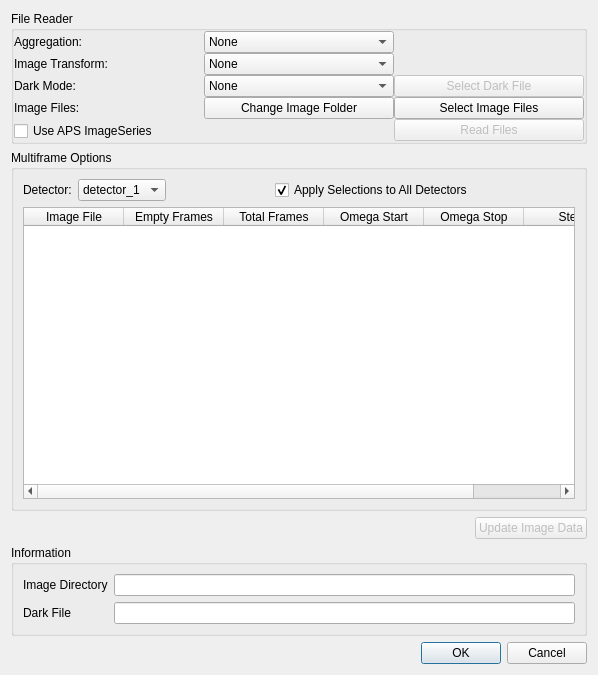
<?xml version="1.0" encoding="UTF-8"?>
<ui version="4.0">
 <class>HEDMImportToolDialog</class>
 <widget class="QDialog" name="HEDMImportToolDialog">
  <property name="geometry">
   <rect>
    <x>0</x>
    <y>0</y>
    <width>598</width>
    <height>675</height>
   </rect>
  </property>
  <property name="windowTitle">
   <string>Dialog</string>
  </property>
  <layout class="QVBoxLayout" name="verticalLayout_2">
   <item>
    <widget class="QGroupBox" name="file_reader_group">
     <property name="title">
      <string>File Reader</string>
     </property>
     <layout class="QGridLayout" name="gridLayout">
      <property name="leftMargin">
       <number>0</number>
      </property>
      <property name="topMargin">
       <number>0</number>
      </property>
      <property name="rightMargin">
       <number>0</number>
      </property>
      <property name="bottomMargin">
       <number>0</number>
      </property>
      <property name="spacing">
       <number>0</number>
      </property>
      <item row="0" column="1">
       <widget class="QComboBox" name="aggregation">
        <item>
         <property name="text">
          <string>None</string>
         </property>
        </item>
        <item>
         <property name="text">
          <string>Maximum</string>
         </property>
        </item>
        <item>
         <property name="text">
          <string>Median</string>
         </property>
        </item>
        <item>
         <property name="text">
          <string>Average</string>
         </property>
        </item>
       </widget>
      </item>
      <item row="3" column="2">
       <widget class="QPushButton" name="image_files">
        <property name="text">
         <string>Select Image Files</string>
        </property>
       </widget>
      </item>
      <item row="2" column="2">
       <widget class="QPushButton" name="select_dark">
        <property name="enabled">
         <bool>false</bool>
        </property>
        <property name="text">
         <string>Select Dark File</string>
        </property>
       </widget>
      </item>
      <item row="5" column="0">
       <widget class="QCheckBox" name="aps_imageseries">
        <property name="text">
         <string>Use APS ImageSeries</string>
        </property>
       </widget>
      </item>
      <item row="2" column="0">
       <widget class="QLabel" name="dark_label">
        <property name="text">
         <string>Dark Mode:</string>
        </property>
       </widget>
      </item>
      <item row="3" column="0">
       <widget class="QLabel" name="files_label">
        <property name="text">
         <string>Image Files:</string>
        </property>
       </widget>
      </item>
      <item row="1" column="0">
       <widget class="QLabel" name="transform_label">
        <property name="text">
         <string>Image Transform:</string>
        </property>
       </widget>
      </item>
      <item row="2" column="1">
       <widget class="QComboBox" name="dark_mode">
        <property name="currentIndex">
         <number>0</number>
        </property>
        <item>
         <property name="text">
          <string>None</string>
         </property>
        </item>
        <item>
         <property name="text">
          <string>Median</string>
         </property>
        </item>
        <item>
         <property name="text">
          <string>Empty Frames</string>
         </property>
        </item>
        <item>
         <property name="text">
          <string>Average</string>
         </property>
        </item>
        <item>
         <property name="text">
          <string>Maximum</string>
         </property>
        </item>
        <item>
         <property name="text">
          <string>File</string>
         </property>
        </item>
       </widget>
      </item>
      <item row="4" column="2" rowspan="2">
       <widget class="QPushButton" name="read">
        <property name="enabled">
         <bool>false</bool>
        </property>
        <property name="text">
         <string>Read Files</string>
        </property>
       </widget>
      </item>
      <item row="0" column="0">
       <widget class="QLabel" name="aggregation_label">
        <property name="text">
         <string>Aggregation:</string>
        </property>
       </widget>
      </item>
      <item row="1" column="1">
       <widget class="QComboBox" name="transform">
        <item>
         <property name="text">
          <string>None</string>
         </property>
        </item>
        <item>
         <property name="text">
          <string>Mirror about Vertical</string>
         </property>
        </item>
        <item>
         <property name="text">
          <string>Mirror about Horizontal</string>
         </property>
        </item>
        <item>
         <property name="text">
          <string>Transpose</string>
         </property>
        </item>
        <item>
         <property name="text">
          <string>Rotate 90°</string>
         </property>
        </item>
        <item>
         <property name="text">
          <string>Rotate 180°</string>
         </property>
        </item>
        <item>
         <property name="text">
          <string>Rotate 270°</string>
         </property>
        </item>
       </widget>
      </item>
      <item row="3" column="1">
       <widget class="QPushButton" name="image_folder">
        <property name="text">
         <string>Change Image Folder</string>
        </property>
       </widget>
      </item>
     </layout>
    </widget>
   </item>
   <item>
    <widget class="QGroupBox" name="multiframe_group">
     <property name="title">
      <string>Multiframe Options</string>
     </property>
     <layout class="QVBoxLayout" name="verticalLayout">
      <item>
       <layout class="QHBoxLayout" name="multiframe_layout">
        <item>
         <widget class="QLabel" name="detector_label">
          <property name="text">
           <string>Detector:</string>
          </property>
         </widget>
        </item>
        <item>
         <widget class="QComboBox" name="detector">
          <property name="enabled">
           <bool>true</bool>
          </property>
          <property name="currentText">
           <string>detector_1</string>
          </property>
          <property name="sizeAdjustPolicy">
           <enum>QComboBox::AdjustToContents</enum>
          </property>
          <item>
           <property name="text">
            <string>detector_1</string>
           </property>
          </item>
         </widget>
        </item>
        <item>
         <spacer name="multiframe_det_spacer">
          <property name="orientation">
           <enum>Qt::Horizontal</enum>
          </property>
          <property name="sizeHint" stdset="0">
           <size>
            <width>40</width>
            <height>20</height>
           </size>
          </property>
         </spacer>
        </item>
        <item>
         <widget class="QCheckBox" name="all_detectors">
          <property name="text">
           <string>Apply Selections to All Detectors</string>
          </property>
          <property name="checked">
           <bool>true</bool>
          </property>
         </widget>
        </item>
        <item>
         <spacer name="multiframe_select_spacer">
          <property name="orientation">
           <enum>Qt::Horizontal</enum>
          </property>
          <property name="sizeHint" stdset="0">
           <size>
            <width>40</width>
            <height>20</height>
           </size>
          </property>
         </spacer>
        </item>
       </layout>
      </item>
      <item>
       <widget class="QTableWidget" name="file_options">
        <property name="contextMenuPolicy">
         <enum>Qt::CustomContextMenu</enum>
        </property>
        <property name="sizeAdjustPolicy">
         <enum>QAbstractScrollArea::AdjustToContentsOnFirstShow</enum>
        </property>
        <property name="alternatingRowColors">
         <bool>true</bool>
        </property>
        <property name="selectionMode">
         <enum>QAbstractItemView::SingleSelection</enum>
        </property>
        <property name="selectionBehavior">
         <enum>QAbstractItemView::SelectItems</enum>
        </property>
        <property name="showGrid">
         <bool>false</bool>
        </property>
        <attribute name="horizontalHeaderDefaultSectionSize">
         <number>100</number>
        </attribute>
        <attribute name="horizontalHeaderStretchLastSection">
         <bool>true</bool>
        </attribute>
        <column>
         <property name="text">
          <string>Image File</string>
         </property>
        </column>
        <column>
         <property name="text">
          <string>Empty Frames</string>
         </property>
        </column>
        <column>
         <property name="text">
          <string>Total Frames</string>
         </property>
        </column>
        <column>
         <property name="text">
          <string>Omega Start</string>
         </property>
        </column>
        <column>
         <property name="text">
          <string>Omega Stop</string>
         </property>
        </column>
        <column>
         <property name="text">
          <string>Steps</string>
         </property>
        </column>
       </widget>
      </item>
     </layout>
    </widget>
   </item>
   <item>
    <layout class="QHBoxLayout" name="update_image_layout">
     <item>
      <spacer name="update_image_spacer">
       <property name="orientation">
        <enum>Qt::Horizontal</enum>
       </property>
       <property name="sizeHint" stdset="0">
        <size>
         <width>624</width>
         <height>20</height>
        </size>
       </property>
      </spacer>
     </item>
     <item>
      <widget class="QPushButton" name="update_image_data">
       <property name="enabled">
        <bool>false</bool>
       </property>
       <property name="text">
        <string>Update Image Data</string>
       </property>
      </widget>
     </item>
    </layout>
   </item>
   <item>
    <widget class="QGroupBox" name="information_group">
     <property name="title">
      <string>Information</string>
     </property>
     <layout class="QFormLayout" name="formLayout">
      <item row="0" column="0">
       <widget class="QLabel" name="image_directory_label">
        <property name="text">
         <string>Image Directory</string>
        </property>
       </widget>
      </item>
      <item row="0" column="1">
       <widget class="QLineEdit" name="img_directory">
        <property name="readOnly">
         <bool>true</bool>
        </property>
       </widget>
      </item>
      <item row="1" column="0">
       <widget class="QLabel" name="dark_file_label">
        <property name="text">
         <string>Dark File</string>
        </property>
       </widget>
      </item>
      <item row="1" column="1">
       <widget class="QLineEdit" name="dark_file">
        <property name="readOnly">
         <bool>true</bool>
        </property>
       </widget>
      </item>
     </layout>
    </widget>
   </item>
   <item>
    <layout class="QHBoxLayout" name="cancel_layout">
     <item>
      <widget class="QDialogButtonBox" name="button_box">
       <property name="standardButtons">
        <set>QDialogButtonBox::Cancel|QDialogButtonBox::Ok</set>
       </property>
       <property name="centerButtons">
        <bool>false</bool>
       </property>
      </widget>
     </item>
    </layout>
   </item>
  </layout>
 </widget>
 <resources/>
 <connections>
  <connection>
   <sender>button_box</sender>
   <signal>accepted()</signal>
   <receiver>HEDMImportToolDialog</receiver>
   <slot>accept()</slot>
   <hints>
    <hint type="sourcelabel">
     <x>322</x>
     <y>652</y>
    </hint>
    <hint type="destinationlabel">
     <x>322</x>
     <y>337</y>
    </hint>
   </hints>
  </connection>
  <connection>
   <sender>button_box</sender>
   <signal>rejected()</signal>
   <receiver>HEDMImportToolDialog</receiver>
   <slot>reject()</slot>
   <hints>
    <hint type="sourcelabel">
     <x>322</x>
     <y>652</y>
    </hint>
    <hint type="destinationlabel">
     <x>322</x>
     <y>337</y>
    </hint>
   </hints>
  </connection>
 </connections>
</ui>
